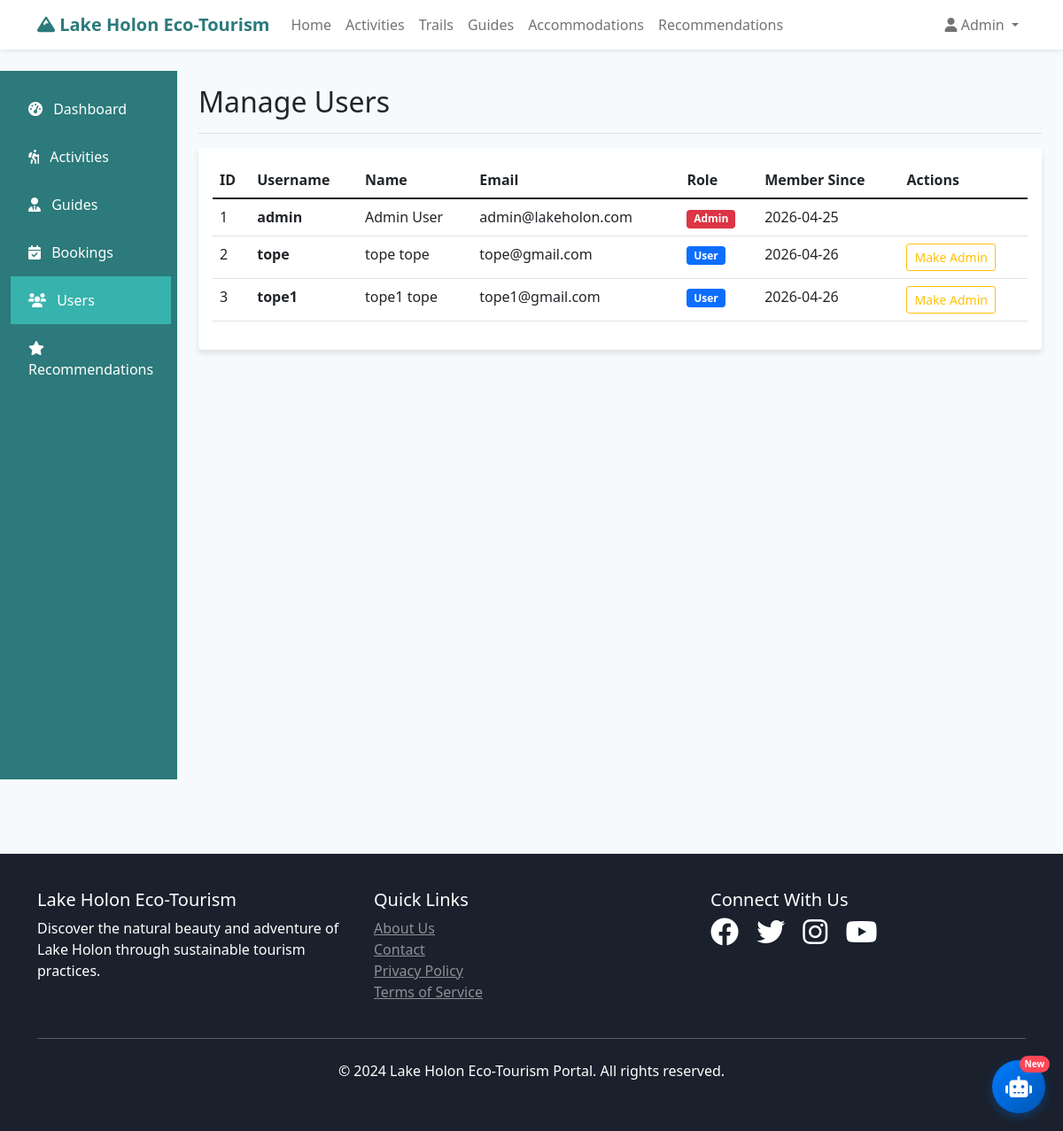
The app's page /admin/users (signed in) with its own data.
### app/models.py (models this page shows, shortened)
class User(UserMixin, db.Model):
    id = db.Column(db.Integer, primary_key=True)
    username = db.Column(db.String(80), unique=True, nullable=False)
    email = db.Column(db.String(120), unique=True, nullable=False)
    password_hash = db.Column(db.String(128))
    first_name = db.Column(db.String(50), nullable=False)
    last_name = db.Column(db.String(50), nullable=False)
    phone = db.Column(db.String(20))
    is_admin = db.Column(db.Boolean, default=False)
    created_at = db.Column(db.DateTime, default=datetime.utcnow)
    bookings = db.relationship('Booking', backref='user', lazy=True)
    reviews = db.relationship('Review', backref='user', lazy=True)

### app/admin/routes.py (the view)
@bp.route('/users')
@login_required
@admin_required
def manage_users():
    page = request.args.get('page', 1, type=int)
    users = User.query.paginate(
        page=page, per_page=15, error_out=False
    )
    return render_template('admin/manage_users.html', users=users)

### app/admin/routes.py (called while the page is built)
def admin_required(f):
    @wraps(f)
    def decorated_function(*args, **kwargs):
        if not current_user.is_authenticated or not current_user.is_admin:
            flash('Admin access required.', 'danger')
            return redirect(url_for('main.index'))
        return f(*args, **kwargs)
    return decorated_function

### app/templates/admin/manage_users.html (shortened to what this page needs)
{% extends "base.html" %}
{% block content %}
<div class="container-fluid py-4">
    <div class="row">
        <div class="col-md-3 col-lg-2 d-md-block admin-sidebar collapse">
            <div class="position-sticky pt-3">
                <ul class="nav flex-column">
                    <li class="nav-item">
                        <a class="nav-link" href="{{ url_for('admin.dashboard') }}">
                            <i class="fas fa-tachometer-alt me-2"></i> Dashboard
                        </a>
                    </li>
                    <li class="nav-item">
                        <a class="nav-link" href="{{ url_for('admin.manage_activities') }}">
                            <i class="fas fa-hiking me-2"></i> Activities
                        </a>
                    </li>
                    <li class="nav-item">
                        <a class="nav-link" href="{{ url_for('admin.manage_guides') }}">
                            <i class="fas fa-user-tie me-2"></i> Guides
                        </a>
                    </li>
                    <li class="nav-item">
                        <a class="nav-link" href="{{ url_for('admin.manage_bookings') }}">
                            <i class="fas fa-calendar-check me-2"></i> Bookings
                        </a>
                    </li>
                    <li class="nav-item">
                        <a class="nav-link active" href="{{ url_for('admin.manage_users') }}">
                            <i class="fas fa-users me-2"></i> Users
                        </a>
                    </li>
                    <li class="nav-item">
                        <a class="nav-link" href="{{ url_for('admin.manage_recommendations') }}">
                            <i class="fas fa-star me-2"></i> Recommendations
                        </a>
                    </li>
                </ul>
            </div>
        </div>
        <div class="col-md-9 ms-sm-auto col-lg-10 px-md-4">
            <div class="d-flex justify-content-between flex-wrap flex-md-nowrap align-items-center pt-3 pb-2 mb-3 border-bottom">
                <h1 class="h2">Manage Users</h1>
            </div>
            <div class="card">
                <div class="card-body">
                    {% if users.items %}
                        <div class="table-responsive">
                            <table class="table table-hover">
                                <thead>
                                    <tr>
                                        <th>ID</th>
                                        <th>Username</th>
                                        <th>Name</th>
                                        <th>Email</th>
                                        <th>Role</th>
                                        <th>Member Since</th>
                                        <th>Actions</th>
                                    </tr>
                                </thead>
                                <tbody>
                                    {% for user in users.items %}
                                    <tr>
                                        <td>{{ user.id }}</td>
                                        <td>
                                            <strong>{{ user.username }}</strong>
                                        </td>
                                        <td>{{ user.first_name }} {{ user.last_name }}</td>
                                        <td>{{ user.email }}</td>
                                        <td>
                                            {% if user.is_admin %}
                                                <span class="badge bg-danger">Admin</span>
                                            {% else %}
                                                <span class="badge bg-primary">User</span>
                                            {% endif %}
                                        </td>
                                        <td>{{ user.created_at.strftime('%Y-%m-%d') }}</td>
                                        <td>
                                            <div class="btn-group" role="group">
                                                {% if user.id != current_user.id %}
                                                <a href="{{ url_for('admin.toggle_admin', id=user.id) }}" class="btn btn-sm btn-outline-warning">
                                                    {% if user.is_admin %}Remove Admin{% else %}Make Admin{% endif %}
                                                </a>
                                                {% endif %}
                                            </div>
                                        </td>
                                    </tr>
                                    {% endfor %}
                                </tbody>
                            </table>
                        </div>
                    {% else %}
                        <div class="text-center py-4">
                            <i class="fas fa-users fa-3x text-muted mb-3"></i>
                            <h5>No Users Found</h5>
                            <p class="text-muted">No users found in the system.</p>
                        </div>
                    {% endif %}
                </div>
            </div>
        </div>
    </div>
</div>
{% endblock %}

### app/templates/base.html (shortened to what this page needs)
<!DOCTYPE html>
<html lang="en">
<head>
    <link href="https://cdn.jsdelivr.net/npm/bootstrap@5.1.3/dist/css/bootstrap.min.css" rel="stylesheet">
    <link href="https://cdnjs.cloudflare.com/ajax/libs/font-awesome/6.0.0/css/all.min.css" rel="stylesheet">
</head>
<body>
    <nav class="navbar navbar-expand-lg navbar-light bg-white shadow-sm">
        <div class="container">
            <a class="navbar-brand" href="{{ url_for('main.index') }}">
                <i class="fas fa-mountain"></i> Lake Holon Eco-Tourism
            </a>
            <div class="collapse navbar-collapse" id="navbarNav">
                <ul class="navbar-nav me-auto">
                    <li class="nav-item">
                        <a class="nav-link" href="{{ url_for('main.index') }}">Home</a>
                    </li>
                    <li class="nav-item">
                        <a class="nav-link" href="{{ url_for('main.activities') }}">Activities</a>
                    </li>
                    <li class="nav-item">
                        <a class="nav-link" href="{{ url_for('main.trails') }}">Trails</a>
                    </li>
                    <li class="nav-item">
                        <a class="nav-link" href="{{ url_for('main.guides') }}">Guides</a>
                    </li>
                    <li class="nav-item">
                        <a class="nav-link" href="{{ url_for('main.accommodations') }}">Accommodations</a>
                    </li>
                    <li class="nav-item">
                        <a class="nav-link" href="{{ url_for('recommendations.get_recommendations') }}">Recommendations</a>
                    </li>
                </ul>
                <ul class="navbar-nav">
                    {% if current_user.is_authenticated %}
                        <li class="nav-item dropdown">
                            <a class="nav-link dropdown-toggle" href="#" id="navbarDropdown" role="button" data-bs-toggle="dropdown">
                                <i class="fas fa-user"></i> {{ current_user.first_name }}
                            </a>
                        </li>
                    {% endif %}
                </ul>
            </div>
        </div>
    </nav>
    <main>
        {% block content %}{% endblock %}
    </main>
    <footer class="footer">
        <div class="container">
            <div class="row">
                <div class="col-md-4">
                    <h5>Lake Holon Eco-Tourism</h5>
                    <p>Discover the natural beauty and adventure of Lake Holon through sustainable tourism practices.</p>
                </div>
                <div class="col-md-4">
                    <h5>Quick Links</h5>
                    <ul class="list-unstyled">
                        <li><a href="{{ url_for('main.about') }}" class="text-white-50">About Us</a></li>
                        <li><a href="{{ url_for('main.contact') }}" class="text-white-50">Contact</a></li>
                        <li><a href="#" class="text-white-50">Privacy Policy</a></li>
                        <li><a href="#" class="text-white-50">Terms of Service</a></li>
                    </ul>
                </div>
                <div class="col-md-4">
                    <h5>Connect With Us</h5>
                    <div>
                        <a href="#" class="text-white me-3"><i class="fab fa-facebook fa-2x"></i></a>
                        <a href="#" class="text-white me-3"><i class="fab fa-twitter fa-2x"></i></a>
                        <a href="#" class="text-white me-3"><i class="fab fa-instagram fa-2x"></i></a>
                        <a href="#" class="text-white"><i class="fab fa-youtube fa-2x"></i></a>
                    </div>
                </div>
            </div>
            <hr class="my-4 bg-white">
            <div class="text-center">
                <p>&copy; 2024 Lake Holon Eco-Tourism Portal. All rights reserved.</p>
            </div>
        </div>
    </footer>
{% if current_user.is_authenticated %}
<div class="floating-chat-btn" onclick="openChat()">
    <i class="fas fa-robot"></i>
    <span class="chat-badge">New</span>
</div>
{% endif %}
</body>
</html>

### app/templates/base.html (style rules this page uses)
:root { --primary-color: #2c7a7b; --secondary-color: #38b2ac; --accent-color: #81e6d9; --dark-color: #1a202c; --light-color: #f7fafc; }
body { font-family: 'Segoe UI', Tahoma, Geneva, Verdana, sans-serif; background-color: var(--light-color); }
.navbar-brand { font-weight: bold; color: var(--primary-color) !important; }
.card { border: none; box-shadow: 0 4px 6px rgba(0, 0, 0, 0.1); transition: transform 0.3s ease, box-shadow 0.3s ease; }
.footer { background-color: var(--dark-color); color: white; padding: 40px 0; margin-top: 60px; }
.admin-sidebar { background-color: var(--primary-color); min-height: 100vh; }
.admin-sidebar .nav-link { color: white; padding: 15px 20px; border-radius: 0; }
.admin-sidebar .nav-link.active { background-color: var(--secondary-color); }

### records on screen
User: first_name "Admin", id "1", username "admin", last_name "User", email "admin@lakeholon.com", is_admin "Admin", created_at "2026-04-25"
User: id "2", username "tope", first_name "tope", last_name "tope", email "tope@gmail.com", is_admin "User", created_at "2026-04-26"
User: id "3", username "tope1", first_name "tope1", last_name "tope", email "tope1@gmail.com", is_admin "User", created_at "2026-04-26"
